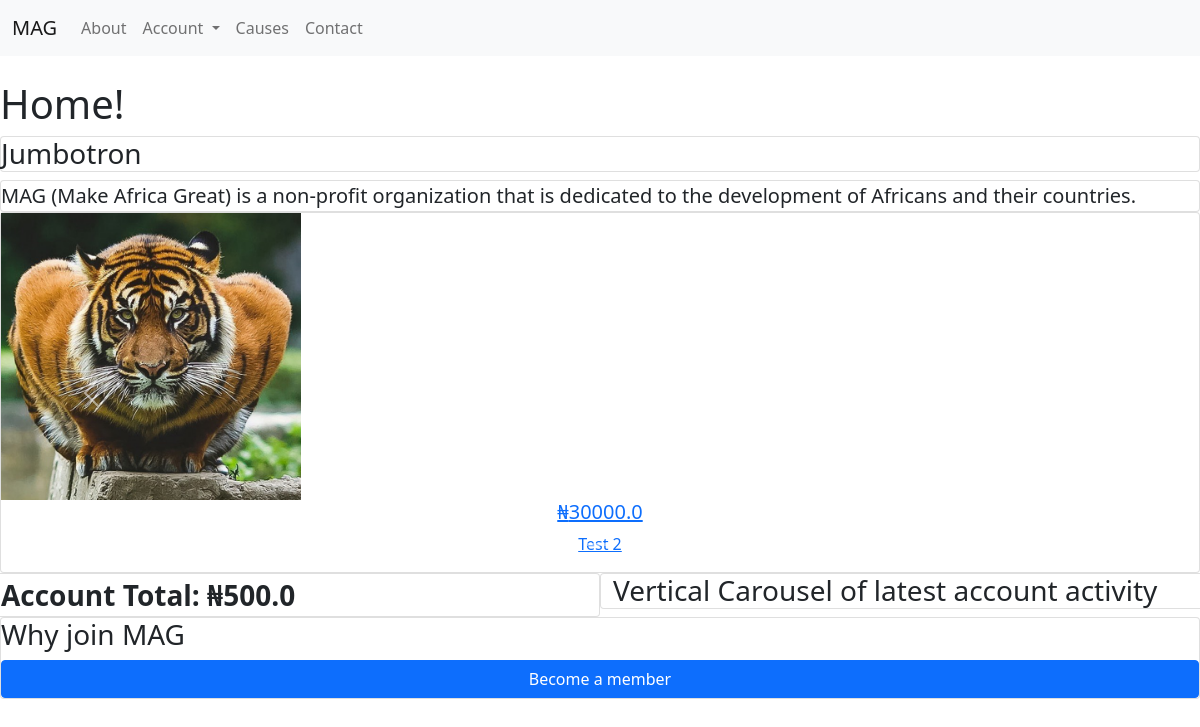
The page / (signed in) on the database its author committed.
### main/models.py (models this page shows)
class Cause(models.Model):
    name = models.CharField(max_length=128)
    category = models.CharField(max_length=32)
    brief_description = models.CharField(max_length=225)
    country = models.CharField(max_length=32)
    state = models.CharField(max_length=32)
    city = models.CharField(max_length=32)
    address = models.CharField(max_length=255, blank=True)
    duration = models.IntegerField(default=0)
    detail_description = models.TextField()
    cost = models.FloatField()
    cost_breakdown = models.TextField()
    expiration = models.IntegerField(blank=True)
    investigated = models.BooleanField(default=False)
    investigator = models.ForeignKey(settings.AUTH_USER_MODEL, blank=True, on_delete=models.SET_NULL, null=True, related_name = 'investigator')
    investigation_note = models.CharField(blank=True, max_length=255)
    approved = models.BooleanField(default=False)
    approver = models.ForeignKey(settings.AUTH_USER_MODEL, blank=True, on_delete=models.SET_NULL, null=True, related_name = 'approver')
    approved_date = models.DateTimeField(blank=True, null=True)
    creator = models.ForeignKey(settings.AUTH_USER_MODEL, on_delete=models.SET_NULL, null=True)
    backers = models.ManyToManyField(settings.AUTH_USER_MODEL, blank=True, related_name = 'backers')
    voters = models.ManyToManyField(settings.AUTH_USER_MODEL, blank=True, related_name = 'voters')
    votes = models.IntegerField(blank=True, default=0)
    completed = models.BooleanField(default=False)
    closed = models.BooleanField(default=False)
    closed_note = models.TextField(blank=True)
    closer = models.ForeignKey(settings.AUTH_USER_MODEL, blank=True, on_delete=models.SET_NULL, null=True, related_name = 'closer')
    closed_date = models.DateTimeField(blank=True, null=True)
    supervisor = models.ForeignKey(settings.AUTH_USER_MODEL, blank=True, on_delete=models.SET_NULL, null=True, related_name = 'supervisor')
    coordinator = models.ForeignKey(settings.AUTH_USER_MODEL, blank=True, on_delete=models.SET_NULL, null=True, related_name = 'coordinator')
    volunteers = models.ManyToManyField(settings.AUTH_USER_MODEL, blank=True, related_name = 'volunteers')
    status = models.CharField(max_length=32)
    date_added = models.DateTimeField(auto_now_add=True)
    slug = models.SlugField(max_length=128)

class Cause_file(models.Model):
    cause = models.ForeignKey(Cause, on_delete=models.CASCADE)
    file_type = models.CharField(max_length=32, null=True, blank=True)
    file_purpose = models.CharField(max_length=32, null=True, blank=True)
    file_description = models.CharField(max_length=255)
    date_added = models.DateTimeField(auto_now_add=True)
    file_upload = models.FileField(upload_to=cause_directory_path)

class Info(models.Model):
    date_added = models.DateTimeField(auto_now_add=True)
    month = models.IntegerField()
    year = models.IntegerField()
    total_amount = models.FloatField(default=0.00)

### main/views.py (the view)
# urls.py: path("", views.index, name="index"),
def index(request):
    filtered_causes = Cause.objects.filter(status="Approved").order_by("-votes")[:2]
    causes = []
    for cause in filtered_causes:
        try:
            profile_pic = Cause_file.objects.get(cause=cause, file_purpose="Profile Picture")
            new_object = {
                'cause': cause,
                'profile_pic': profile_pic
            }
            causes.append(new_object)
        except Error:
            pass
        try:
            monthly_info = Info.objects.get(month=month, year=year)
        except Error:
            if datetime.datetime.now().day == 1:
                monthly_info = Info(month=month, year=year)
                monthly_info.save()
            else:
                messages.info(request, "Info Object could not be created. Please contact the admin with this message.")
                return redirect("contact")
    context = {
        'causes': causes,
        'monthly_info': monthly_info
    }
    return render(request, "main/index.html", context)

### main/templates/main/index.html (shortened to what this page needs)
{% extends "main/layout.html" %}
{% block body %}
        <main id="home-page">
            <h1>
                Home!
            </h1>
            <h3 class="card">
                Jumbotron
            </h3>
            <div class="card fs-5">
                MAG (Make Africa Great) is a non-profit organization that is dedicated to the development of Africans and their countries.
            </div>
            <div class="card">
                <div id="carouselExampleIndicators" class="carousel slide" data-bs-ride="carousel">
                    <div class="carousel-indicators">
                        <button type="button" data-bs-target="#carouselExampleIndicators" data-bs-slide-to="0" class="active" aria-current="true" aria-label="Slide 1"></button>
                        <button type="button" data-bs-target="#carouselExampleIndicators" data-bs-slide-to="1" aria-label="Slide 2"></button>
                        <button type="button" data-bs-target="#carouselExampleIndicators" data-bs-slide-to="2" aria-label="Slide 3"></button>
                    </div>
                    <div class="carousel-inner text-center" role="listbox">
                        {% for cause in causes %}
                        <div class="carousel-item {% if forloop.first %}active{% endif %}">
                            <a href="{% url 'cause' cause.cause.slug %}">
                                <img src="{{ cause.profile_pic.file_upload.url }}" class="d-block w-25" alt="{{ cause.cause.name }}">
                                <span>
                                    <h5>
                                        &#x20A6;{{ cause.cause.cost }}
                                    </h5>
                                    <p>
                                        {{ cause.cause.name }}
                                    </p>
                                </span>
                            </a>
                        </div>
                        {% endfor %}
                    </div>
                    <button class="carousel-control-prev" type="button" data-bs-target="#carouselExampleIndicators" data-bs-slide="prev">
                        <span class="carousel-control-prev-icon" aria-hidden="true"></span>
                    </button>
                    <button class="carousel-control-next" type="button" data-bs-target="#carouselExampleIndicators" data-bs-slide="next">
                        <span class="carousel-control-next-icon" aria-hidden="true"></span>
                    </button>
                </div>
            </div>
            <div class="row">
                <div class="card col fs-3 fw-bold">
                    Account Total: &#x20A6;{{ monthly_info.total_amount }}
                </div>
                <h3 class="card col">
                    Vertical Carousel of latest account activity
                </h3>
            </div>
            <div class="card">
                <h3>
                    Why join MAG
                </h3>
                <a class="btn btn-primary" href="{% url 'register' %}">
                    Become a member
                </a>
            </div>
        </main>
{% endblock %}

### rows shown on the page
Cause: profile_pic.file_upload (picture), cause.cost "30000.0", cause.name "Test 2"
Info: total_amount "500.0"
